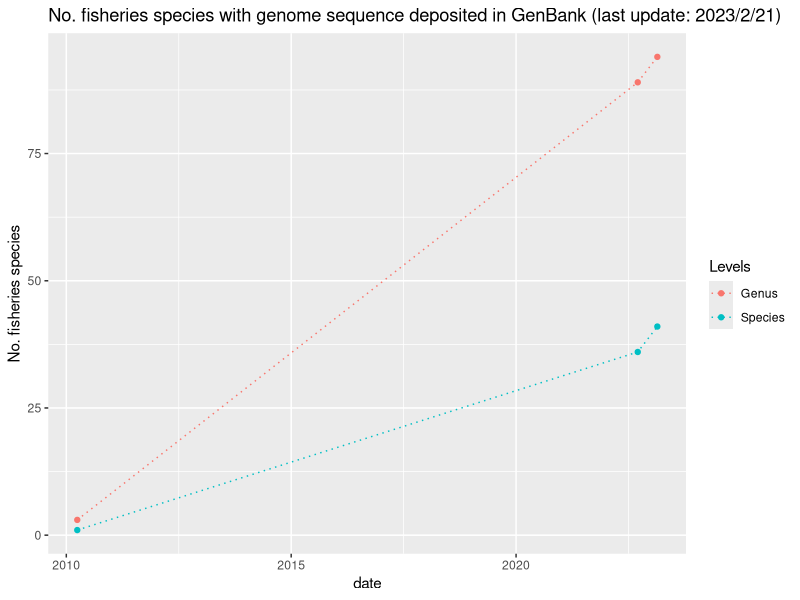

The R script that drew this image:
#plot.no_genome_deposited.R


library(tidyverse)
library(lubridate)

list20220915 <- read_csv("aquatic_organism_genome_size_2022_0915.csv")
list20230221 <- read_csv("aquatic_organism_genome_size_2023_0221.csv")

No_sp_genome_20100331 <- 1
No_sp_genome_20220915 <- sum(!is.na(list20220915$Species_genome_size)) 
No_sp_genome_20230221 <- sum(!is.na(list20230221$Species_genome_size)) 

No_sp_genus_20100331 <- 3
No_genus_genome_20220915 <- sum(!is.na(list20220915$Genus_genome_size)) 
No_genus_genome_20230221 <- sum(!is.na(list20230221$Genus_genome_size)) 


genome_chronology <- tibble(date = c(ymd("2010-03-31"), ymd("2022-09-15"), ymd("2023-02-21")), 
            Species = c(No_sp_genome_20100331, No_sp_genome_20220915,No_sp_genome_20230221),
            Genus = c(No_sp_genus_20100331, No_genus_genome_20220915, No_genus_genome_20230221)
            )


genome_chronology <- genome_chronology %>% tidyr::gather(Levels, Value, -date) 


plot_sp_level <- ggplot(data = genome_chronology, aes(x=date, y = Value, color=Levels, group=Levels)) + 
  geom_point() + 
  geom_line(linetype = "dotted") +
  labs(y="No. fisheries species", title="No. fisheries species with genome sequence deposited in GenBank (last update: 2023/2/21)")

png("No_sp_genome_deposited.png", width = 600, height = 400)
plot_sp_level
dev.off()
